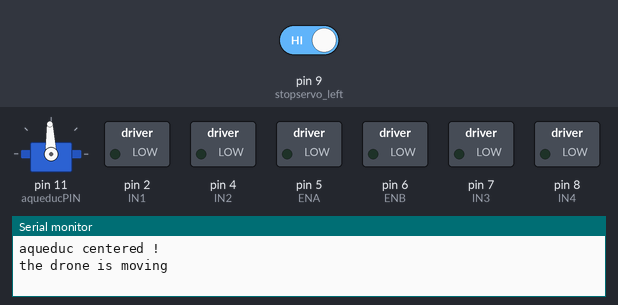
Bench run of a sketch on a simulated Arduino Uno, built with avr-gcc and run on an emulated ATmega328P. Shown: servo, switched loads named in the sketch (green lamp = pin HIGH), the last lines printed to the serial monitor. The test bench sets the inputs (shaded band); at power-on: pin 9 (stopservo_left) HIGH.

Above: at 2.2 s.
2.3 s: pin 9 (stopservo_left) driven LOW
At 5.17 s:
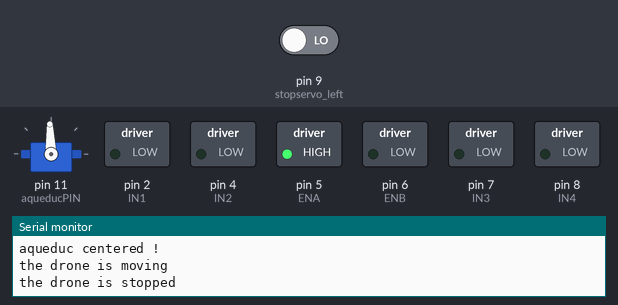
At 6.4 s:
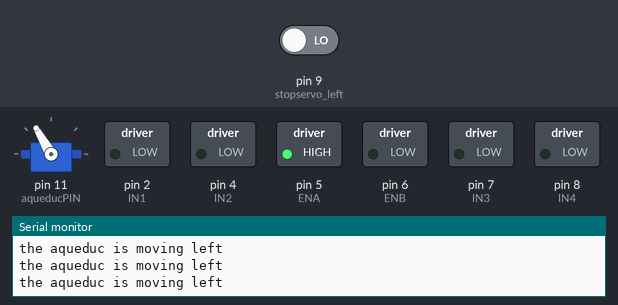
7.2 s: pin 9 (stopservo_left) driven HIGH
At 8.6 s:
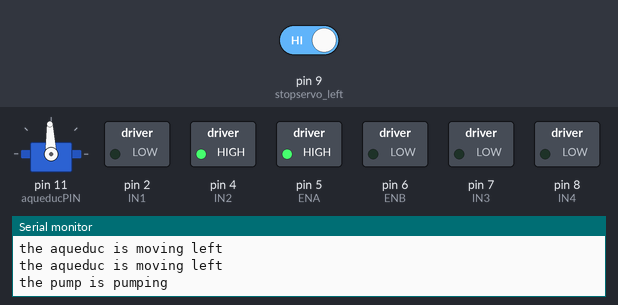
Timing chart, 0 to 25.8 s (numbered marks = the images above; inputs shaded):
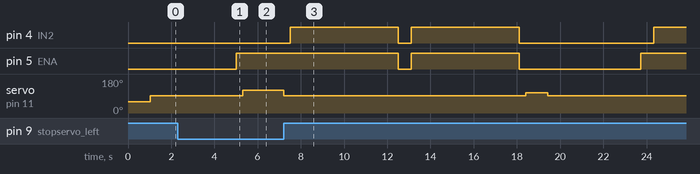

The sketch:

servomotors.ino
```cpp
#include <Servo.h>

// PUMP PINS
#define ENA 5
#define IN1 2
#define IN2 4

//DRONE SERVO
#define ENB 6
#define IN3 7
#define IN4 8

// WATER TUBE SERVO PINS
#define stopservo_left 9
#define stopservo_right 10
#define aqueducPIN 11

Servo aqueduc;

uint8_t stoptheservo = 92 ;

int timestamp ;
uint16_t t_dronemove = 4000 ;
uint16_t t_pump = 5000 ;
uint16_t t_mv_aqueduc = 1020 ;
uint32_t t_dronepark = ( (2 * t_mv_aqueduc) + t_pump) * 2 ;


void setup() {
  Serial.begin(9600);
  pinMode(stopservo_left, INPUT);
  pinMode(stopservo_right, INPUT);
  pinMode(ENA,OUTPUT);
  pinMode(IN1,OUTPUT);
  pinMode(IN2,OUTPUT);
  pinMode(ENB,OUTPUT);
  pinMode(IN3,OUTPUT);
  pinMode(IN4,OUTPUT);

  timestamp = 0 ;

  aqueduc.attach(aqueducPIN);

  //move until stop by one side, to recenter
  while (digitalRead(stopservo_left) == 0){
    Serial.println("the aqueduc is moving left to recenter");
    aqueduc.write(100);
  }

  aqueduc.write(60);
  delay(t_mv_aqueduc);
  aqueduc.write(92);

  Serial.println("aqueduc centered ! ");

}

void loop() {

   d_move();
   d_stop();
   a_mvLeft();

   p_rotateNormal();
   p_stop(); //p_rotateInversed();
   a_mvRight();

   p_rotateNormal();
   p_stop(); //p_rotateInversed();
   a_center();
}

// UP/DOWN SERVO

void d_move(){
  Serial.println("the drone is moving");
  delay(t_dronemove);
}
void d_up(){
   analogWrite(ENA, 255);
  digitalWrite(IN3, HIGH);
  digitalWrite(IN4, LOW);
  Serial.println("the drone is moving");
  delay(t_dronemove);
}

void d_down(){
    analogWrite(ENA, 255);
  digitalWrite(IN3, LOW);
  digitalWrite(IN4, HIGH);
  Serial.println("the drone is moving");
  delay(t_dronemove);
}


void d_stop(){
  analogWrite(ENA, 255);
  digitalWrite(IN3, LOW);
  digitalWrite(IN4, LOW);
  Serial.println("the drone is stopped");
  delay(300);
}


//AQUEDUC
void a_mvLeft(){
  while (digitalRead(stopservo_left) == 0){
    Serial.println("the aqueduc is moving left");
    aqueduc.write(120);
  }
  aqueduc.write(92);
  delay(300);
}

void a_mvRight(){
  while (digitalRead(stopservo_left) == 0){
    Serial.println("the aqueduc is moving right");
    aqueduc.write(50);
  }
  aqueduc.write(92);
  delay(300);
}

void a_wait(){
  aqueduc.write(92);
  delay(300);
}

void a_center(){
  aqueduc.write(108);
  delay(t_mv_aqueduc);
  aqueduc.write(92);
  delay(300);
}


// PUMP
void p_rotateNormal (){
  analogWrite(ENA, 255);
  digitalWrite(IN1, LOW);
  digitalWrite(IN2, HIGH);
  Serial.println("the pump is pumping");
   delay(t_pump);
}

void p_rotateInversed (){
  analogWrite(ENA, 255);
  digitalWrite(IN1, HIGH);
  digitalWrite(IN2, LOW);
   Serial.println("the pump is pumping inverse");
   delay(t_pump);
}

void p_stop() {
  analogWrite(ENA, 0);
  digitalWrite(IN1, LOW);
  digitalWrite(IN2, LOW);
  Serial.println("the pump is stopped");
  delay(300);
}
```

Measured:
- after the input at 2.3 s, pin 4 (IN2): stays LOW (without the input it goes to HIGH after 3.3 s); servo on pin 11 (aqueducPIN): 92° → 120° after 3.0 s
- after the input at 7.2 s, pin 4 (IN2): goes HIGH 5.0 s, LOW 0.60 s, HIGH 5.0 s, LOW 6.2 s, then HIGH, starting after 0.30 s; pin 5 (ENA): HIGH → LOW after 5.3 s, → HIGH 0.60 s later, → LOW 5.0 s later, → HIGH 5.6 s later; servo on pin 11 (aqueducPIN): 120° → 92° at once, → 108° 11.2 s later, → 92° 1.0 s later
